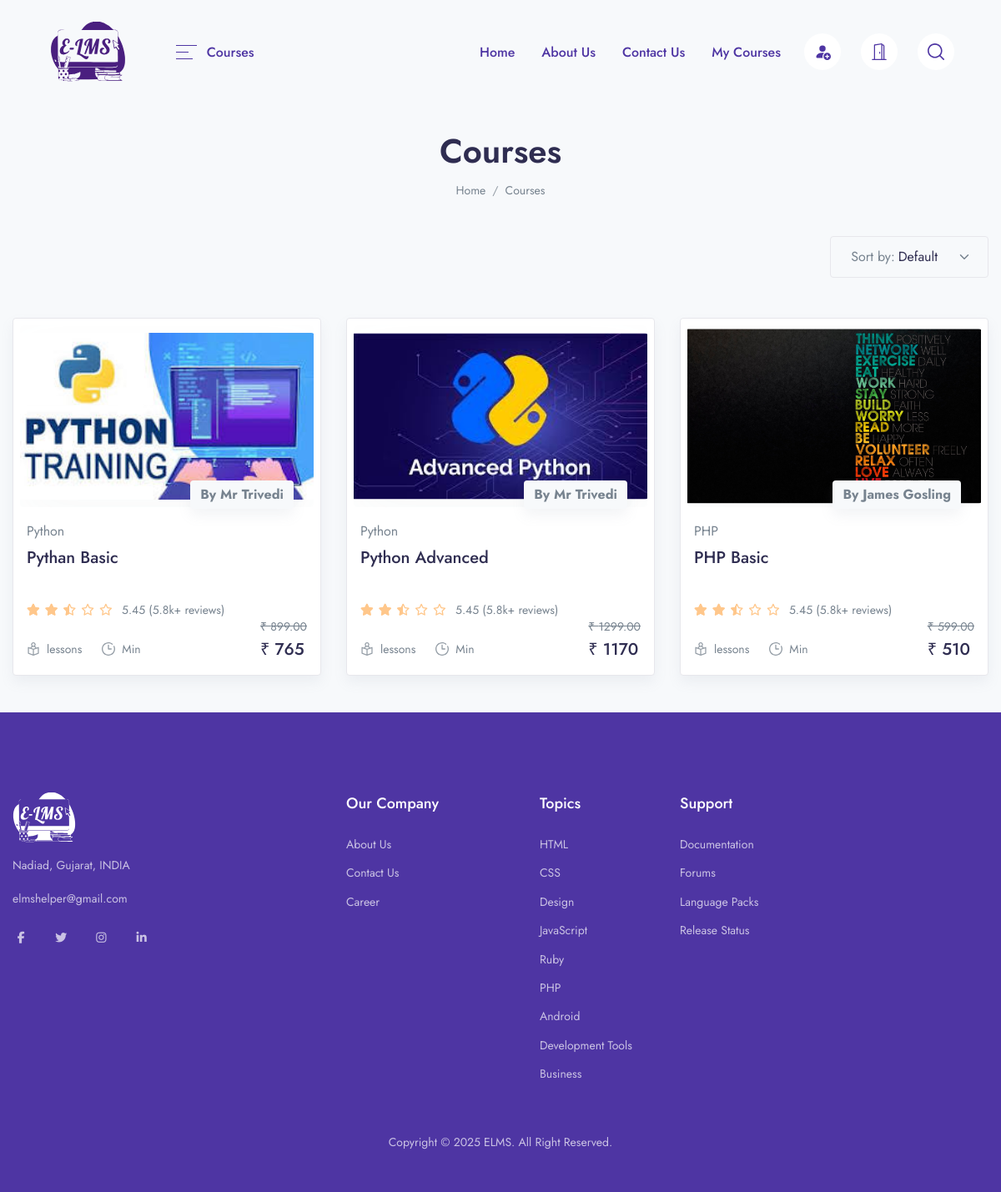
/courses/all, run on the app's committed database.
### app/models.py (models this page shows, shortened)
class Course(models.Model):
    course_image = models.ImageField(upload_to="Media/course_image", null=True)
    teacher = models.ForeignKey(Teacher, on_delete=models.CASCADE, related_name="courses")
    title = models.CharField(max_length=255)
    descriptions = models.TextField()
    course_category = models.ForeignKey(Categories, on_delete=models.CASCADE, related_name="courses")
    level = models.ForeignKey(Level, on_delete=models.CASCADE, null=True,)
    language = models.ForeignKey(Language, on_delete=models.CASCADE, null=True,)
    slug = models.SlugField(default='',max_length=500, null=True,blank=True)
    price = models.DecimalField(max_digits=10, decimal_places=2)
    discount = models.DecimalField(max_digits=5, decimal_places=2, null=True, blank=True, default=0)
    def get_absolute_url(self):
        from django.urls import reverse
        return reverse("course_details", kwargs={"slug": self.slug})

class Teacher(models.Model):
    user = models.OneToOneField(Users, on_delete=models.CASCADE, related_name="teacher_profile")
    email = models.EmailField()
    contact_no = models.CharField(max_length=10, null=True, blank=True)
    qualification = models.TextField()
    experience = models.IntegerField(default=0)  # in years
    rating = models.DecimalField(max_digits=3, decimal_places=2, default=0.0)
    bio = models.TextField(null=True, blank=True)

class Users(AbstractUser):
    ROLE_CHOICES = (
        ('student', 'Student'),
        ('teacher', 'Teacher'),
        ('admin', 'Admin'),
    )
    role = models.CharField(max_length=20, choices=ROLE_CHOICES, default='student')

class Categories(models.Model):
    name = models.CharField(max_length=200)
    icon = models.CharField(max_length=200, null=True)

### E_LMS/views.py (the view)
# urls.py: path('courses/all', views.courses_all, name='all_courses'),
def courses_all(request):
    context = get_common_context()
    context['levels'] = Level.objects.all().order_by('id')
    return render(request, "main/courses_all.html", context)

### E_LMS/views.py (called while the page is built)
def get_common_context():
    category = Categories.objects.all().order_by('id')
    courses = Course.objects.all().order_by('id')
    return {
        'category': category,
        'courses': courses,
    }

### app/templatetags/course_tags.py (called while the page is built)
@register.simple_tag
def discount_calculation(price, discount):
    if discount is None or discount is 0:
        return price
    sellprice = price - (price * discount / 100)
    return math.ceil(sellprice)

### templates/main/courses_all.html (shortened to what this page needs)
{% extends 'base.html' %}
{% load static %}
{% block content %}
{% load course_tags %}
<header class="py-8 py-md-5" style="background-image: none;">
    <div class="container text-center py-xl-2">
        <h1 class="display-4 fw-semi-bold mb-0">Courses</h1>
        <nav aria-label="breadcrumb">
            <ol class="breadcrumb breadcrumb-scroll justify-content-center">
                <li class="breadcrumb-item">
                    <a class="text-gray-800" href="{% url 'home' %}">
                        Home
                    </a>
                </li>
                <li class="breadcrumb-item text-gray-800 active" aria-current="page">
                    Courses
                </li>
            </ol>
        </nav>
    </div>
</header>
<div class="container-fluid mb-6 mb-xl-8 z-index-2">
    <div class="d-lg-flex align-items-center mb-6 mb-xl-0">
        <div class="ms-lg-auto d-lg-flex flex-wrap">
            <div class="mb-4 mb-lg-0 ms-lg-6">
                <div class="border rounded d-flex align-items-center choices-label h-50p">
                    <span class="ps-5">Sort by:</span>
                    <select class="form-select form-select-sm text-dark border-0 ps-1 bg-transparent flex-grow-1 shadow-none dropdown-menu-end"
                            data-choices>
                        <option>Default</option>
                    </select>
                </div>
            </div>
        </div>
    </div>
</div>
<div class="container-fluid">
    <div class="row">
        <div class="col-12">
            <div class="row row-cols-md-2 row-cols-lg-3 mb-3">
                {% for i in courses %}
                <div class="col pb-4 pb-md-6">
                    <div class="card border shadow p-2 lift sk-fade">
                        <div class="card-zoom position-relative">
                            <a href="{{ i.get_absolute_url }}" class="card-img sk-thumbnail d-block">
                                <img class="rounded shadow-light-lg" src="{{ i.course_image.url }}" alt="...">
                            </a>
                        </div>
                        <div class="card-footer px-2 pb-2 mb-1 pt-4 position-relative">
                            <div class="position-absolute top-0 right-0 mt-n6 me-5 rounded shadow bg-light px-3 py-1">
                                <strong>By {{ i.teacher.user.get_full_name|default:i.teacher.user.username }}</strong>
                            </div>
                            <a href="{{ i.get_absolute_url }}"><span class="mb-1 d-inline-block text-gray-800">{{ i.course_category.name }}</span></a>
                            <div class="position-relative">
                                <a href="{{ i.get_absolute_url }}" class="d-block stretched-link"><h4
                                        class="line-clamp-2 h-md-48 h-lg-58 me-md-6 me-lg-10 me-xl-4 mb-2">{{ i.title }}</h4></a>
                                <div class="d-lg-flex align-items-end flex-wrap mb-n1">
                                    <div class="star-rating mb-2 mb-lg-0 me-lg-3">
                                        <div class="rating" style="width:50%;"></div>
                                    </div>
                                    <div class="font-size-sm">
                                        <span>5.45 (5.8k+ reviews)</span>
                                    </div>
                                </div>
                                <div class="row mx-n2 align-items-end">
                                    <div class="col px-2">
                                        <ul class="nav mx-n3">
                                            <li class="nav-item px-3">
                                                <div class="d-flex align-items-center">
                                                    <div class="me-2 d-flex icon-uxs text-secondary">
                                                    </div>
                                                    <div class="font-size-sm">{{ course.video_set.all.count }} lessons</div>
                                                </div>
                                            </li>
                                            <li class="nav-item px-3">
                                                <div class="d-flex align-items-center">
                                                    <div class="me-2 d-flex icon-uxs text-secondary">
                                                    </div>
                                                    <div class="font-size-sm">{{ time_duration.sum }} Min</div>
                                                </div>
                                            </li>
                                        </ul>
                                    </div>
                                    {% if i.price == 0 %}
                                    <div class="col-auto px-2 text-right">
                                        <br>
                                        <ins class="h4 mb-0 d-block mb-lg-n1 badge badge-primary">Free</ins>
                                    </div>
                                    {% else %}
                                    <div class="col-auto px-2 text-right">
                                        <del class="font-size-sm">₹ {{ i.price }}</del>
                                        <ins class="h4 mb-0 d-block mb-lg-n1">₹ {% discount_calculation i.price i.discount %}</ins>
                                    </div>
                                    {% endif %}
                                </div>
                            </div>
                        </div>
                    </div>
                </div>
                {% endfor %}
            </div>
        </div>
    </div>
</div>
{% endblock %}

### data on the page
Course: course_image (picture), teacher.user.get_full_name "Mr Trivedi", course_category.name "Python", title "Pythan Basic", price "899.00", price+discount "765"
Course: course_image (picture), teacher.user.get_full_name "Mr Trivedi", course_category.name "Python", title "Python Advanced", price "1299.00", price+discount "1170"
Course: course_image (picture), teacher.user.get_full_name "James Gosling", course_category.name "PHP", title "PHP Basic", price "599.00", price+discount "510"
